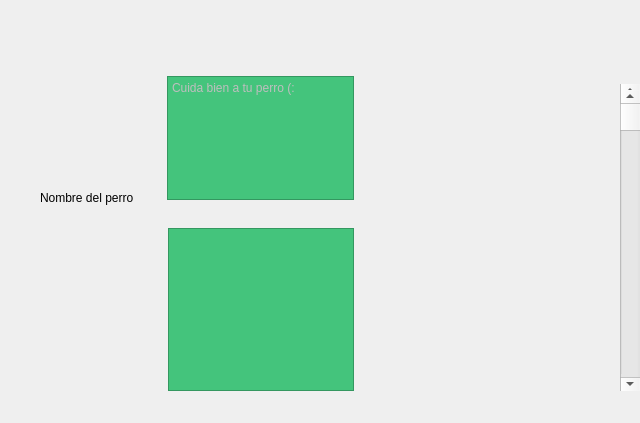
<?xml version="1.0" encoding="UTF-8"?>
<ui version="4.0">
 <class>Control</class>
 <widget class="QWidget" name="Control">
  <property name="windowModality">
   <enum>Qt::ApplicationModal</enum>
  </property>
  <property name="geometry">
   <rect>
    <x>0</x>
    <y>0</y>
    <width>640</width>
    <height>423</height>
   </rect>
  </property>
  <property name="windowTitle">
   <string>Control Medico</string>
  </property>
  <widget class="QLabel" name="label">
   <property name="geometry">
    <rect>
     <x>-2</x>
     <y>-5</y>
     <width>641</width>
     <height>431</height>
    </rect>
   </property>
   <property name="text">
    <string/>
   </property>
   <property name="pixmap">
    <pixmap>../imagen/control.png</pixmap>
   </property>
   <property name="scaledContents">
    <bool>true</bool>
   </property>
  </widget>
  <widget class="QTextEdit" name="textEdit">
   <property name="geometry">
    <rect>
     <x>168</x>
     <y>228</y>
     <width>186</width>
     <height>163</height>
    </rect>
   </property>
   <property name="autoFillBackground">
    <bool>false</bool>
   </property>
   <property name="styleSheet">
    <string notr="true">background-color: rgb(68, 196, 124);</string>
   </property>
  </widget>
  <widget class="QPlainTextEdit" name="plainTextEdit">
   <property name="enabled">
    <bool>false</bool>
   </property>
   <property name="geometry">
    <rect>
     <x>167</x>
     <y>76</y>
     <width>187</width>
     <height>124</height>
    </rect>
   </property>
   <property name="styleSheet">
    <string notr="true">font: 12pt &quot;Arial&quot;;
background-color: rgb(68, 196, 124);</string>
   </property>
   <property name="plainText">
    <string>Cuida bien a tu perro (:</string>
   </property>
  </widget>
  <widget class="QScrollBar" name="verticalScrollBar">
   <property name="geometry">
    <rect>
     <x>620</x>
     <y>84</y>
     <width>20</width>
     <height>304</height>
    </rect>
   </property>
   <property name="orientation">
    <enum>Qt::Vertical</enum>
   </property>
  </widget>
  <widget class="QScrollBar" name="verticalScrollBar_2">
   <property name="geometry">
    <rect>
     <x>620</x>
     <y>90</y>
     <width>20</width>
     <height>301</height>
    </rect>
   </property>
   <property name="orientation">
    <enum>Qt::Vertical</enum>
   </property>
  </widget>
  <widget class="QLabel" name="label_2">
   <property name="geometry">
    <rect>
     <x>41</x>
     <y>75</y>
     <width>106</width>
     <height>112</height>
    </rect>
   </property>
   <property name="text">
    <string/>
   </property>
   <property name="pixmap">
    <pixmap>../../../Downloads/chihuahua.jpg</pixmap>
   </property>
   <property name="scaledContents">
    <bool>true</bool>
   </property>
  </widget>
  <widget class="QLabel" name="label_3">
   <property name="geometry">
    <rect>
     <x>40</x>
     <y>190</y>
     <width>101</width>
     <height>16</height>
    </rect>
   </property>
   <property name="text">
    <string>Nombre del perro</string>
   </property>
  </widget>
  <widget class="QPushButton" name="pushButton">
   <property name="geometry">
    <rect>
     <x>62</x>
     <y>323</y>
     <width>61</width>
     <height>61</height>
    </rect>
   </property>
   <property name="cursor">
    <cursorShape>PointingHandCursor</cursorShape>
   </property>
   <property name="text">
    <string/>
   </property>
   <property name="icon">
    <iconset>
     <normaloff>../imagen/home.png</normaloff>../imagen/home.png</iconset>
   </property>
   <property name="iconSize">
    <size>
     <width>60</width>
     <height>60</height>
    </size>
   </property>
   <property name="autoDefault">
    <bool>true</bool>
   </property>
   <property name="flat">
    <bool>true</bool>
   </property>
  </widget>
 </widget>
 <resources/>
 <connections/>
</ui>
